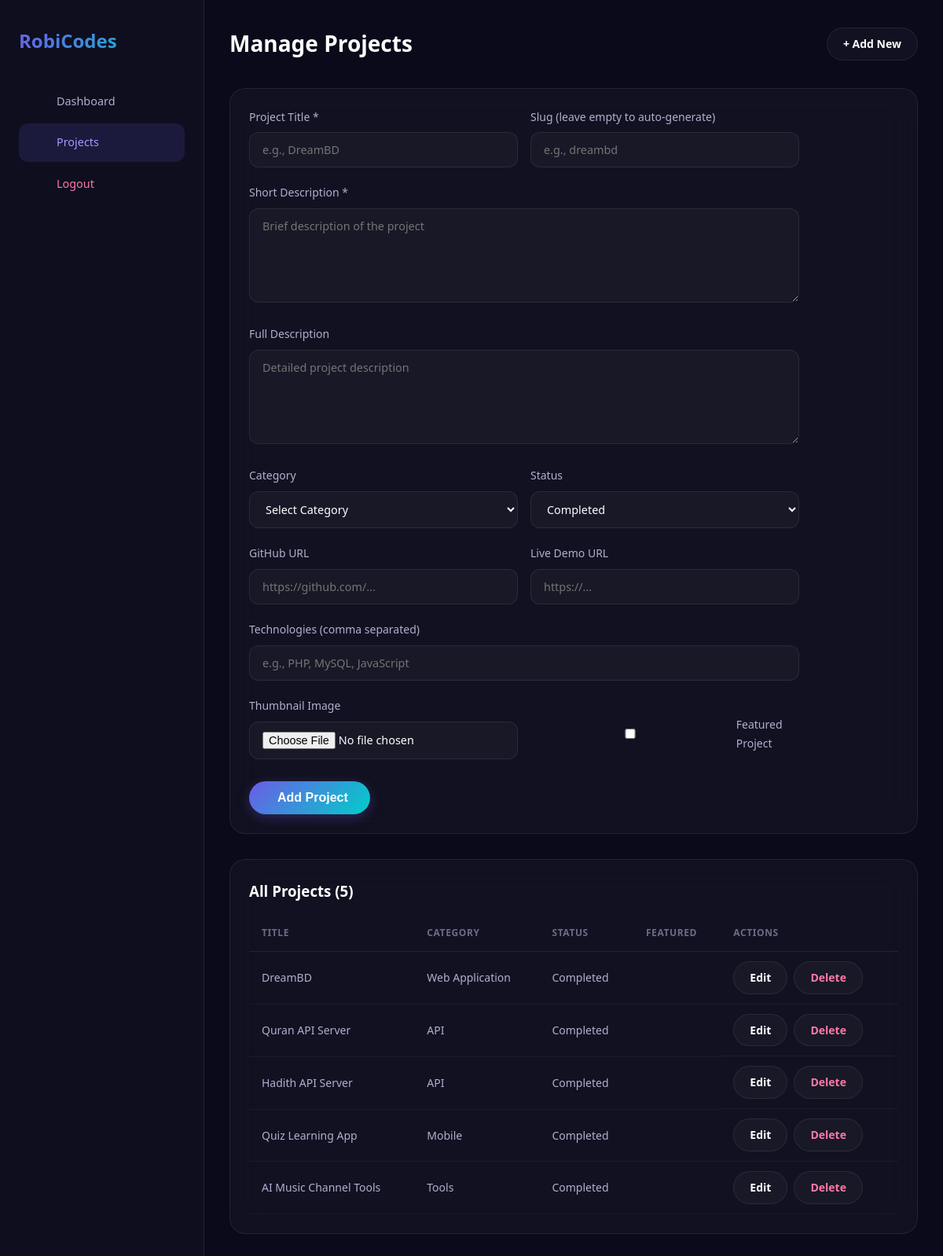
The app's page /dashboard-x92/projects.php (signed in) with its own data.
### tables this page shows
CREATE TABLE IF NOT EXISTS projects (
    id INT UNSIGNED AUTO_INCREMENT PRIMARY KEY,
    title VARCHAR(200) NOT NULL,
    slug VARCHAR(200) NOT NULL UNIQUE,
    description TEXT NOT NULL,
    full_description LONGTEXT DEFAULT NULL,
    thumbnail VARCHAR(255) DEFAULT NULL,
    github_url VARCHAR(255) DEFAULT NULL,
    live_url VARCHAR(255) DEFAULT NULL,
    category_id INT UNSIGNED DEFAULT NULL,
    technologies JSON DEFAULT NULL,
    featured TINYINT(1) DEFAULT 0,
    status ENUM('completed', 'in-progress', 'archived') DEFAULT 'completed',
    sort_order INT DEFAULT 0,
    created_at TIMESTAMP DEFAULT CURRENT_TIMESTAMP,
    updated_at TIMESTAMP DEFAULT CURRENT_TIMESTAMP ON UPDATE CURRENT_TIMESTAMP,
    INDEX idx_slug (slug),
    INDEX idx_featured (featured),
    INDEX idx_status (status),
    INDEX idx_category (category_id),
    FOREIGN KEY (category_id) REFERENCES categories(id) ON DELETE SET NULL
);

CREATE TABLE IF NOT EXISTS categories (
    id INT UNSIGNED AUTO_INCREMENT PRIMARY KEY,
    name VARCHAR(100) NOT NULL,
    slug VARCHAR(100) NOT NULL UNIQUE,
    description TEXT DEFAULT NULL,
    created_at TIMESTAMP DEFAULT CURRENT_TIMESTAMP,
    INDEX idx_slug (slug)
);

### config/database.php (called while the page is built, shortened)
<?php
function getDBConnection(): mysqli {
    static $conn = null;
    if ($conn === null) {
        try {
            $conn = new mysqli(DB_HOST, DB_USER, DB_PASS, DB_NAME);
            $conn->set_charset(DB_CHARSET);
        } catch (mysqli_sql_exception $e) {
            error_log("Database connection failed: " . $e->getMessage());
            if (defined('ENVIRONMENT') && ENVIRONMENT === 'development') {
                throw new RuntimeException("Database connection failed: " . $e->getMessage());
            }
            http_response_code(500);
            die('Server error. Please try again later.');
        }
    }
    return $conn;
}
function dbSelect(string $sql, string $types = '', array $params = []): mysqli_result|false {
    $conn = getDBConnection();
    $stmt = $conn->prepare($sql);
    $stmt->execute();
    return $stmt->get_result();
}
function dbGetAll(string $sql, string $types = '', array $params = []): array {
    $result = dbSelect($sql, $types, $params);
    return $result->fetch_all(MYSQLI_ASSOC);
}
function sanitizeOutput(?string $data): string {
    return htmlspecialchars($data ?? '', ENT_QUOTES, 'UTF-8');
}
function generateCSRFToken(): string {
    return $_SESSION['csrf_token'];
}

### dashboard-x92/projects.php (the view, shortened to what this page needs)
<?php
require_once __DIR__ . '/../config/database.php';
$editProject = null;
$projects = dbGetAll(
    "SELECT p.*, c.name as category_name
     FROM projects p
     LEFT JOIN categories c ON p.category_id = c.id
     ORDER BY p.featured DESC, p.sort_order ASC, p.created_at DESC"
);
?>
<!DOCTYPE html>
<html lang="en" data-theme="dark">
<head>
    <link rel="stylesheet" href="../assets/css/main.css">
    <link rel="stylesheet" href="../assets/css/admin.css">
</head>
<body class="admin-body">
    <div class="admin-layout">
        <aside class="admin-sidebar">
            <h2>RobiCodes</h2>
            <nav>
                <a href="dashboard.php"><i class="fas fa-chart-bar"></i> Dashboard</a>
                <a href="projects.php" class="active"><i class="fas fa-code"></i> Projects</a>
                <a href="../logout.php" class="logout-btn"><i class="fas fa-sign-out-alt"></i> Logout</a>
            </nav>
        </aside>
        <main class="admin-main">
            <div class="admin-header">
                <h1><?php echo $editProject ? 'Edit Project' : 'Manage Projects'; ?></h1>
                <a href="projects.php" class="btn btn--ghost btn--sm">
                    <?php echo $editProject ? '<i class="fas fa-arrow-left"></i> Back to List' : '+ Add New'; ?>
                </a>
            </div>
            <div class="glass-card" style="padding:1.5rem;margin-bottom:2rem">
                <form method="POST" action="" enctype="multipart/form-data" class="admin-form">
                    <div style="display:grid;grid-template-columns:1fr 1fr;gap:1rem">
                        <div class="form-group">
                            <label for="title">Project Title *</label>
                            <input type="text" id="title" name="title" required
                                   value="<?php echo $editProject ? sanitizeOutput($editProject['title']) : ''; ?>"
                                   placeholder="e.g., DreamBD">
                        </div>
                        <div class="form-group">
                            <label for="slug">Slug (leave empty to auto-generate)</label>
                            <input type="text" id="slug" name="slug"
                                   value="<?php echo $editProject ? sanitizeOutput($editProject['slug']) : ''; ?>"
                                   placeholder="e.g., dreambd">
                        </div>
                    </div>
                    <div class="form-group">
                        <label for="description">Short Description *</label>
                        <textarea id="description" name="description" required
                                  placeholder="Brief description of the project"><?php echo $editProject ? sanitizeOutput($editProject['description']) : ''; ?></textarea>
                    </div>
                    <div class="form-group">
                        <label for="full_description">Full Description</label>
                        <textarea id="full_description" name="full_description"
                                  placeholder="Detailed project description"><?php echo $editProject ? sanitizeOutput($editProject['full_description'] ?? '') : ''; ?></textarea>
                    </div>
                    <div style="display:grid;grid-template-columns:1fr 1fr;gap:1rem">
                        <div class="form-group">
                            <label for="category_id">Category</label>
                            <select id="category_id" name="category_id">
                                <option value="">Select Category</option>
                            </select>
                        </div>
                        <div class="form-group">
                            <label for="status">Status</label>
                            <select id="status" name="status">
                                <option value="completed" <?php echo ($editProject && $editProject['status'] === 'completed') ? 'selected' : ''; ?>>Completed</option>
                            </select>
                        </div>
                    </div>
                    <div style="display:grid;grid-template-columns:1fr 1fr;gap:1rem">
                        <div class="form-group">
                            <label for="github_url">GitHub URL</label>
                            <input type="url" id="github_url" name="github_url"
                                   value="<?php echo $editProject ? sanitizeOutput($editProject['github_url'] ?? '') : ''; ?>"
                                   placeholder="https://github.com/...">
                        </div>
                        <div class="form-group">
                            <label for="live_url">Live Demo URL</label>
                            <input type="url" id="live_url" name="live_url"
                                   value="<?php echo $editProject ? sanitizeOutput($editProject['live_url'] ?? '') : ''; ?>"
                                   placeholder="https://...">
                        </div>
                    </div>
                    <div class="form-group">
                        <label for="technologies">Technologies (comma separated)</label>
                        <input type="text" id="technologies" name="technologies"
                               value="<?php
                               ?>"
                               placeholder="e.g., PHP, MySQL, JavaScript">
                    </div>
                    <div style="display:grid;grid-template-columns:1fr 1fr;gap:1rem;align-items:end">
                        <div class="form-group">
                            <label for="thumbnail">Thumbnail Image</label>
                            <input type="file" id="thumbnail" name="thumbnail" accept="image/*">
                        </div>
                        <div class="form-group">
                            <label style="display:flex;align-items:center;gap:0.5rem;cursor:pointer">
                                <input type="checkbox" name="featured" value="1"
                                    <?php echo ($editProject && $editProject['featured']) ? 'checked' : ''; ?>>
                                Featured Project
                            </label>
                        </div>
                    </div>
                    <button type="submit" class="btn btn--primary">
                        <?php echo $editProject ? '<i class="fas fa-save"></i> Update Project' : '<i class="fas fa-save"></i> Add Project'; ?>
                    </button>
                </form>
            </div>
            <div class="glass-card" style="padding:1.5rem">
                <h3 style="margin-bottom:1rem">All Projects (<?php echo count($projects); ?>)</h3>
                <?php if (empty($projects)): ?>
                    <p style="color:#6c6c8a;text-align:center;padding:2rem">No projects yet. Add your first project above.</p>
                <?php else: ?>
                    <table class="admin-table">
                        <thead>
                            <tr>
                                <th>Title</th>
                                <th>Category</th>
                                <th>Status</th>
                                <th>Featured</th>
                                <th>Actions</th>
                            </tr>
                        </thead>
                        <tbody>
                            <?php foreach ($projects as $proj): ?>
                            <tr>
                                <td style="font-weight:500"><?php echo sanitizeOutput($proj['title']); ?></td>
                                <td><?php echo sanitizeOutput($proj['category_name'] ?? 'Uncategorized'); ?></td>
                                <td><?php echo sanitizeOutput(ucfirst($proj['status'])); ?></td>
                                <td><?php echo $proj['featured'] ? '<i class="fas fa-star" style="color:#fdcb6e"></i>' : '<i class="far fa-star" style="color:#6c6c8a"></i>'; ?></td>
                                <td class="actions">
                                    <a href="?edit=<?php echo $proj['id']; ?>" class="btn btn--ghost btn--sm">Edit</a>
                                    <a href="?delete=<?php echo $proj['id']; ?>&amp;csrf_token=<?php echo generateCSRFToken(); ?>"
                                       class="btn btn--ghost btn--sm"
                                       style="color:#fd79a8"
                                       onclick="return confirm('Delete this project?')">Delete</a>
                                </td>
                            </tr>
                            <?php endforeach; ?>
                        </tbody>
                    </table>
                <?php endif; ?>
            </div>
        </main>
    </div>
</body>
</html>

### assets/css/main.css (style rules this page uses)
:root { --primary: #6c5ce7; --primary-light: #a29bfe; --primary-dark: #4834d4; --secondary: #00cec9; --secondary-light: #55efc4; --accent: #fd79a8; --accent-light: #fab1a0; --gradient-primary: linear-gradient(135deg, var(--primary) 0%, var(--secondary) 100%); --gradient-accent: linear-gradient(135deg, var(--accent) 0%, var(--secondary) 100%); --gradient-dark: linear-gradient(135deg, #0a0a1a 0%, #1a1a2e 50%, #16213e 100%); --gradient-card: linear-gradient(145deg, rgba(255,255,255,0.05) 0%, rgba(255,255,255,0.02) 100%); --gradient-glow: linear-gradient(135deg, rgba(108,92,231,0.4) 0%, rgba(0,206,201,0.4) 100%); --bg-primary: #0a0a1a; --bg-secondary: #12122a; --bg-tertiary: #1a1a3e; --bg-glass: rgba(255, 255, 255, 0.03); --bg-glass-hover: rgba(255, 255, 255, 0.06); --bg-glass-strong: rgba(255, 255, 255, 0.08); --text-primary: #ffffff; --text-secondary: #b0b0d0; --text-muted: #6c6c8a; --text-accent: var(--primary-light); --border-glass: rgba(255, 255, 255, 0.08); --border-glass-hover: rgba(255, 255, 255, 0.15); --shadow-sm: 0 2px 8px rgba(0, 0, 0, 0.3); --shadow-md: 0 4px 20px rgba(0, 0, 0, 0.4); --shadow-lg: 0 8px 40px rgba(0, 0, 0, 0.5); --shadow-glow: 0 0 30px rgba(108, 92, 231, 0.15); --shadow-glow-strong: 0 0 60px rgba(108, 92, 231, 0.3); --font-primary: 'Segoe UI', system-ui, -apple-system, sans-serif; --font-mono: 'Cascadia Code', 'Fira Code', 'JetBrains Mono', monospace; --font-size-xs: 0.75rem; --font-size-sm: 0.875rem; --font-size-base: 1rem; --font-size-lg: 1.125rem; --font-size-xl: 1.25rem; --font-size-2xl: 1.5rem; --font-size-3xl: 2rem; --font-size-4xl: 2.5rem; --font-size-5xl: 3.5rem; --font-size-6xl: 4.5rem; --spacing-xs: 0.25rem; --spacing-sm: 0.5rem; --spacing-md: 1rem; --spacing-lg: 1.5rem; --spacing-xl: 2rem; --spacing-2xl: 3rem; --spacing-3xl: 4rem; --spacing-4xl: 6rem; --radius-sm: 0.375rem; --radius-md: 0.75rem; --radius-lg: 1.25rem; --radius-xl: 1.75rem; --radius-full: 9999px; --transition-fast: 150ms ease; --transition-base: 300ms ease; --transition-slow: 500ms ease; --z-dropdown: 100; --z-sticky: 200; --z-navbar: 300; --z-overlay: 400; --z-modal: 500; --z-toast: 600; --z-cursor: 700; --z-loader: 800; --container-max: 1200px; --container-narrow: 800px; }
*, *::before, *::after { margin: 0; padding: 0; box-sizing: border-box; }
html { scroll-behavior: smooth; scroll-padding-top: 5rem; font-size: 16px; }
body { font-family: var(--font-primary); font-size: var(--font-size-base); line-height: 1.7; color: var(--text-primary); background: var(--bg-primary); background-image: radial-gradient(ellipse at 20% 50%, rgba(108, 92, 231, 0.03) 0%, transparent 50%), radial-gradient(ellipse at 80% 20%, rgba(0, 206, 201, 0.03) 0%, transparent 50%), radial-gradient(ellipse at 50% 80%, rgba(253, 121, 168, 0.02) 0%, transparent 50%); min-height: 100vh; overflow-x: hidden; -webkit-font-smoothing: antialiased; -moz-osx-font-smoothing: grayscale; }
a { color: var(--primary-light); text-decoration: none; transition: color var(--transition-base); }
.glass-card { background: var(--bg-glass); backdrop-filter: blur(20px); -webkit-backdrop-filter: blur(20px); border: 1px solid var(--border-glass); border-radius: var(--radius-lg); padding: var(--spacing-xl); transition: all var(--transition-base); position: relative; overflow: hidden; }
.glass-card::before { content: ''; position: absolute; top: 0; left: -100%; width: 100%; height: 100%; background: linear-gradient(90deg, transparent, rgba(255,255,255,0.03), transparent); transition: left 0.6s ease; }
.btn { display: inline-flex; align-items: center; gap: var(--spacing-sm); padding: 0.75rem 1.75rem; border-radius: var(--radius-full); font-size: var(--font-size-base); font-weight: 600; cursor: pointer; transition: all var(--transition-base); border: none; text-decoration: none; position: relative; overflow: hidden; }
.btn::before { content: ''; position: absolute; inset: 0; background: var(--gradient-primary); opacity: 0; transition: opacity var(--transition-base); }
.btn--primary { background: var(--gradient-primary); color: white; box-shadow: 0 4px 15px rgba(108, 92, 231, 0.3); }
.btn--ghost { background: var(--bg-glass); color: var(--text-primary); border: 1px solid var(--border-glass); }
.btn--sm { padding: 0.5rem 1.25rem; font-size: var(--font-size-sm); }
.form-group { position: relative; }

### records on screen
projects: title "DreamBD", category.name "Web Application", status "Completed"
projects: title "Quran API Server", category.name "API", status "Completed"
projects: title "Hadith API Server", category.name "API", status "Completed"
projects: title "Quiz Learning App", category.name "Mobile", status "Completed"
projects: title "AI Music Channel Tools", category.name "Tools", status "Completed"

### other values on screen
count($projects) "5"
